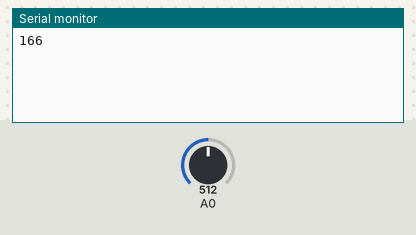
Recording of a sketch running on a simulated Arduino Uno, built with avr-gcc and run on an emulated ATmega328P. Shown: the last lines printed to the serial monitor. The test bench sets the inputs (shaded band); at power-on: A0 = 512.

Above: at 1.8 s.
1.9 s: A0 set to 716
At 2.8 s:
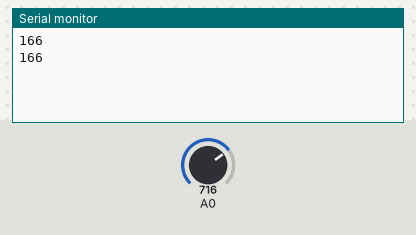
3.4 s: A0 set to 900
At 4.5 s:
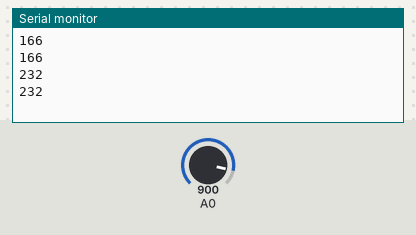
Timing chart, 0 to 6.4 s (numbered marks = the images above; inputs shaded):
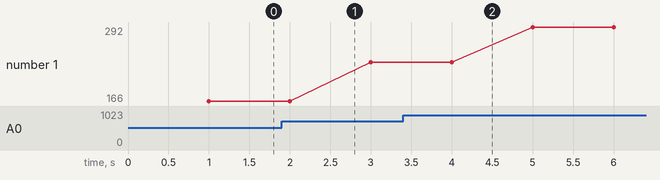

Measured:
- plotted number 1: 166 → 232 after the input at 1.9 s, 232 → 292 after the input at 3.4 s

The sketch:

P9.1_tinkercad_-_sensor_luz_LDR.ino
```cpp
// C++ code
//
int luminosidad = 0;
int value, normalizedValue;


void setup()
{
  pinMode(A0, INPUT);
  Serial.begin(9600);
}

void loop()
{
  luminosidad = analogRead(A0);
  normalizedValue = map(luminosidad,0,308,0,100);

  delay(1000); // Wait for 1000 millisecond(s)
  Serial.println(normalizedValue);
}
```
